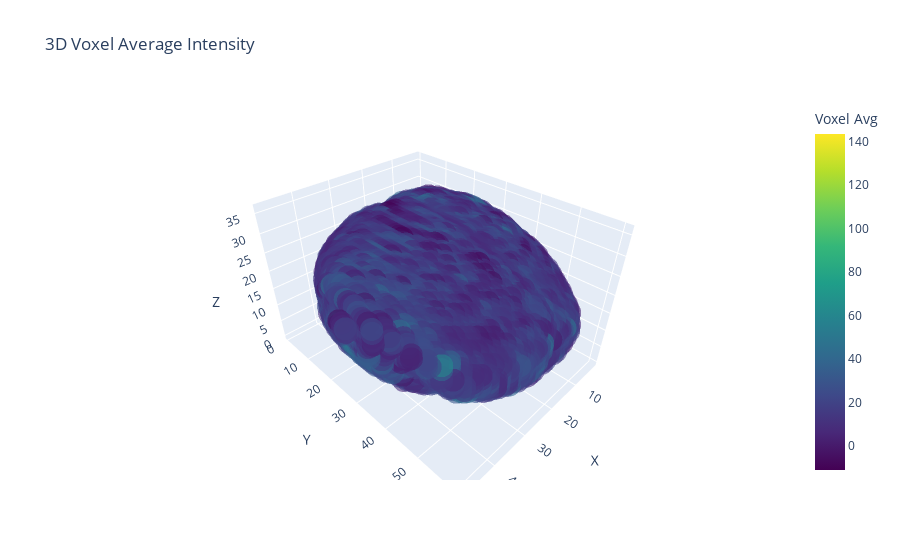

Source (notebook cell):
### Code cell
fig = px.scatter_3d(
    voxel_avg_cog,
    x='X', y='Y', z='Z',
    color='voxel_avg',
    color_continuous_scale='Viridis',
    opacity=0.6,
    title='3D Voxel Average Intensity'
)

fig.update_layout(
    scene=dict(
        xaxis_title='X',
        yaxis_title='Y',
        zaxis_title='Z'
    ),
    coloraxis_colorbar=dict(title='Voxel Avg')
)

fig.show()
#fig.write_html("cog_voxel_3d_plot.html")

### Figure 1 — Plotly figure (JSON) as saved in the notebook; plotly's stock layout.template omitted (floating-point values rounded to 4 significant figures; data arrays with more than 128 entries replaced by an {"elided": "..."} marker saying what was removed)
{"data": [{"hovertemplate": "X=%{x}<br>Y=%{y}<br>Z=%{z}<br>voxel_avg=%{marker.color}<extra></extra>", "legendgroup": "", "marker": {"color": {"elided": "48506 float values"}, "coloraxis": "coloraxis", "opacity": 0.6, "symbol": "circle"}, "mode": "markers", "name": "", "scene": "scene", "showlegend": false, "type": "scatter3d", "x": {"elided": "48506 int values"}, "y": {"elided": "48506 int values"}, "z": {"elided": "48506 int values"}}], "layout": {"coloraxis": {"colorbar": {"title": {"text": "Voxel Avg"}}, "colorscale": [[0, "#440154"], [0.1111, "#482878"], [0.2222, "#3e4989"], [0.3333, "#31688e"], [0.4444, "#26828e"], [0.5556, "#1f9e89"], [0.6667, "#35b779"], [0.7778, "#6ece58"], [0.8889, "#b5de2b"], [1, "#fde725"]]}, "legend": {"tracegroupgap": 0}, "scene": {"domain": {"x": [0, 1], "y": [0, 1]}, "xaxis": {"title": {"text": "X"}}, "yaxis": {"title": {"text": "Y"}}, "zaxis": {"title": {"text": "Z"}}}, "title": {"text": "3D Voxel Average Intensity"}}}
